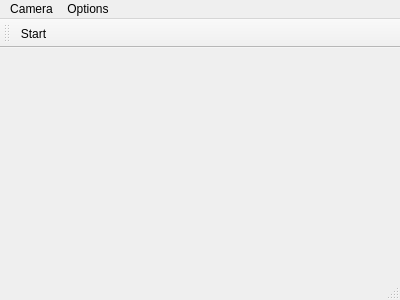
<?xml version="1.0" encoding="UTF-8"?>
<ui version="4.0">
 <class>QtGLWebcamDemo</class>
 <widget class="QMainWindow" name="QtGLWebcamDemo">
  <property name="geometry">
   <rect>
    <x>0</x>
    <y>0</y>
    <width>400</width>
    <height>300</height>
   </rect>
  </property>
  <property name="windowTitle">
   <string>QtGLWebcamDemo</string>
  </property>
  <widget class="QWidget" name="centralWidget">
   <layout class="QGridLayout" name="gridLayout">
    <item row="0" column="0">
     <widget class="CQtOpenCVViewerGl" name="openCVviewer" native="true"/>
    </item>
   </layout>
  </widget>
  <widget class="QMenuBar" name="menuBar">
   <property name="geometry">
    <rect>
     <x>0</x>
     <y>0</y>
     <width>400</width>
     <height>22</height>
    </rect>
   </property>
   <widget class="QMenu" name="menuStart">
    <property name="title">
     <string>Camera</string>
    </property>
    <addaction name="actionStart"/>
   </widget>
   <widget class="QMenu" name="menuOptions">
    <property name="title">
     <string>Options</string>
    </property>
    <addaction name="actionVertical_Flip"/>
    <addaction name="action_Horizontal_Mirror"/>
   </widget>
   <addaction name="menuStart"/>
   <addaction name="menuOptions"/>
  </widget>
  <widget class="QToolBar" name="mainToolBar">
   <attribute name="toolBarArea">
    <enum>TopToolBarArea</enum>
   </attribute>
   <attribute name="toolBarBreak">
    <bool>false</bool>
   </attribute>
   <addaction name="actionStart"/>
  </widget>
  <widget class="QStatusBar" name="statusBar"/>
  <action name="actionStart">
   <property name="text">
    <string>Start</string>
   </property>
  </action>
  <action name="actionVertical_Flip">
   <property name="checkable">
    <bool>true</bool>
   </property>
   <property name="text">
    <string>&amp;Vertical Mirror</string>
   </property>
  </action>
  <action name="action_Horizontal_Mirror">
   <property name="checkable">
    <bool>true</bool>
   </property>
   <property name="text">
    <string>&amp;Horizontal Mirror</string>
   </property>
  </action>
 </widget>
 <layoutdefault spacing="6" margin="11"/>
 <customwidgets>
  <customwidget>
   <class>CQtOpenCVViewerGl</class>
   <extends>QWidget</extends>
   <header>cqtopencvviewergl.h</header>
   <container>1</container>
  </customwidget>
 </customwidgets>
 <resources/>
 <connections/>
</ui>
